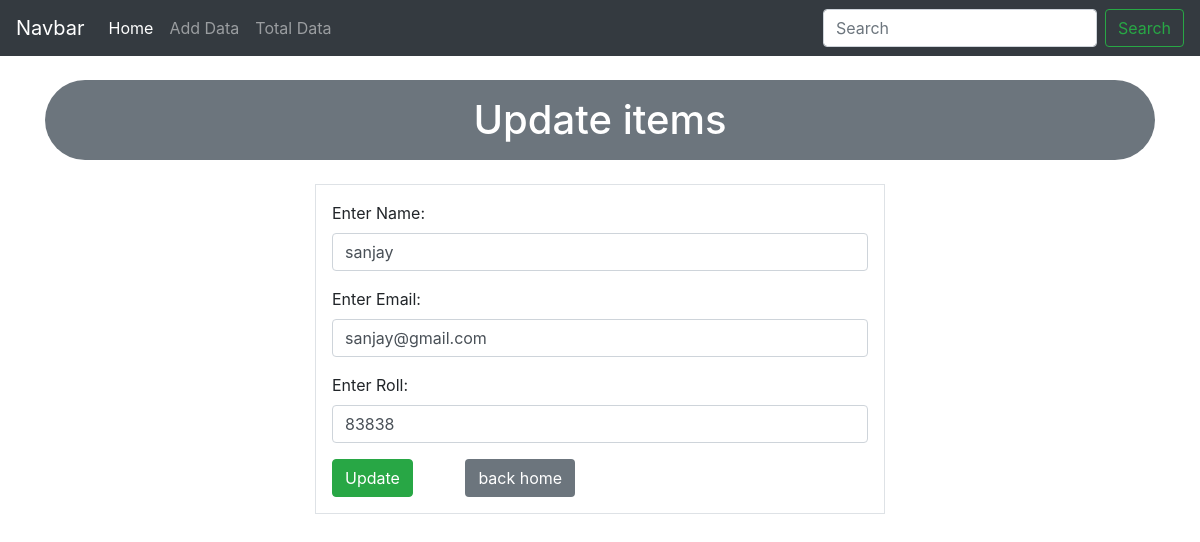
/edit/13, run on the app's committed database.
### crud/models.py (models this page shows, shortened)
class People_data(models.Model):
	name = models.CharField(max_length=150)
	email = models.EmailField(max_length=200)
	phone = models.IntegerField()
	date_time = models.DateTimeField(auto_now_add=True)
	class Meta:
		ordering = ['-date_time']

### crud/views.py (the view)
# urls.py: path('edit/<int:id>',views.Edit_item,name="edit"),
def Edit_item(request, id):
	if request.method == "POST":
		pi = People_data.objects.get(pk=id)
		fm = InputData(request.POST, instance=pi)
		if fm.is_valid():
			fm.save()
			messages.success(request,'update succesfully')
			return HttpResponseRedirect('/')
	else:
		pi = People_data.objects.get(pk=id)
		fm = InputData(instance=pi)
	return render(request, 'crud/EditData.html',{'form':fm})

### crud/forms.py
class InputData(forms.ModelForm):
	class Meta:
		model = People_data
		fields = ['name','email','phone']
		labels = {
			'name':'Enter Name',
			'email':'Enter Email',
			'phone':'Enter Roll',
		}
		widgets = {
			'name':forms.TextInput(attrs={'class':'form-control'}),
			'email':forms.EmailInput(attrs={'class':'form-control'}),
			'phone':forms.NumberInput(attrs={'class':'form-control'}),
		}

### crud/templates/crud/EditData.html (shortened to what this page needs)
{% extends "crud/base.html" %}
{% load static %}
{% block content %}
<h1 class="bg-secondary text-center text-white my-4 rounded-pill py-3">Update items </h1>
	<div class="row">
		<div class="col-md-6 offset-3 border p-3">
			<form action="" method="POST">
				{{form.as_p}}
				<input type="submit" value="Update" class="btn btn-success">
				<a href="{% url 'home' %}" class="btn bg-secondary ml-5 text-white">back home</a>
			</form>
		</div>
	</div>
{% endblock content %}

### data on the page
People_data: name "sanjay", email "sanjay@gmail.com", phone "83838"
